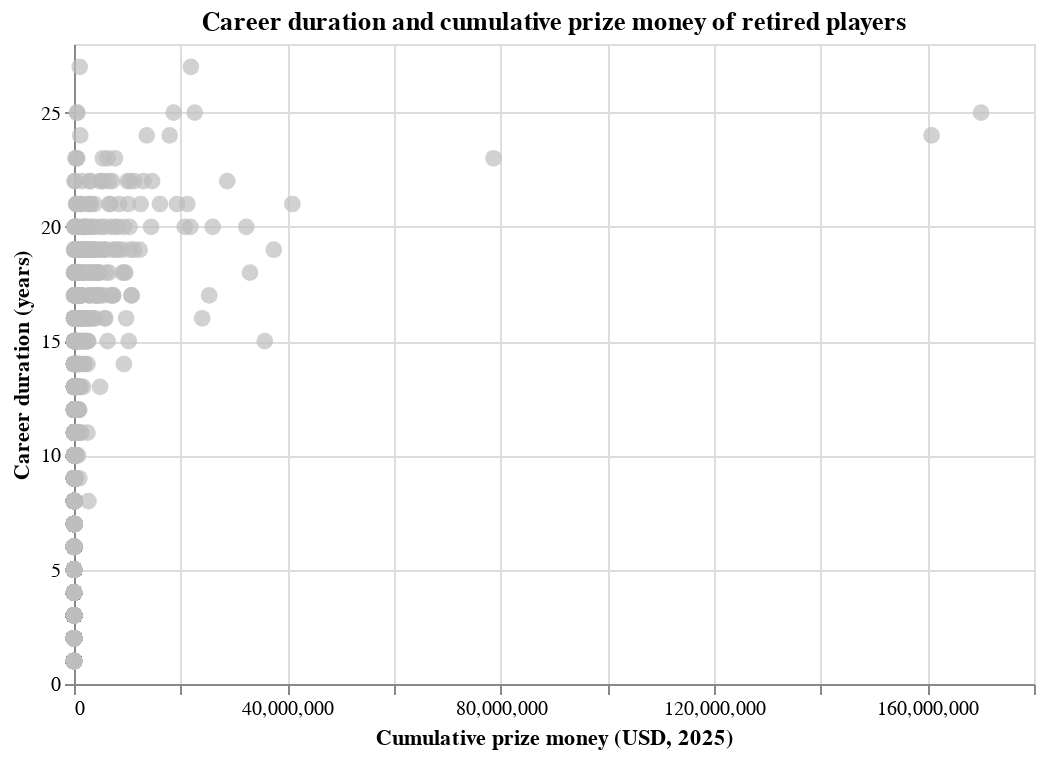

Notebook code cell kept with this figure:
### Code cell
# Create and display a scatter plot of career duration vs. cumulative prize money for retired players
chart = (
    alt.Chart(retired_players)
    #alt.Chart(retired_players[retired_players['total_prize_usd_2025'] <= 1000000])
    .mark_circle(size=70, opacity=0.7, color="#bdbdbd")
    .encode(
        x=alt.X(
            "total_prize_usd_2025:Q",
            title="Cumulative prize money (USD, 2025)",
            axis=alt.Axis(format=",.0f"),
            scale=alt.Scale(zero=True)
        ),
        y=alt.Y(
            "years_on_tour:Q",
            title="Career duration (years)",
            scale=alt.Scale(zero=False)
        ),
        tooltip=[
            alt.Tooltip("player_id:N", title="Player ID"),
            alt.Tooltip("years_on_tour:Q", title="Years on tour"),
            alt.Tooltip(
                "total_prize_usd_2025:Q",
                title="Cumulative prize (USD)",
                format=",.0f"
            ),
            alt.Tooltip("first_year:Q", title="First year"),
            alt.Tooltip("last_year:Q", title="Last year")
        ]
    )
    .properties(
        width=480,
        height=320,
        title="Career duration and cumulative prize money of retired players"
    )
)

chart

### Figure 1 — Vega-Lite specification as saved in the notebook (floating-point values rounded to 4 significant figures; data arrays with more than 128 entries replaced by an {"elided": "..."} marker saying what was removed)
{"config": {"view": {"continuousWidth": 300, "continuousHeight": 300}}, "data": {"name": "data-0d26234ef44465c76cacfe32f2d6a725"}, "mark": {"type": "circle", "color": "#bdbdbd", "opacity": 0.7, "size": 70}, "encoding": {"tooltip": [{"field": "player_id", "title": "Player ID", "type": "nominal"}, {"field": "years_on_tour", "title": "Years on tour", "type": "quantitative"}, {"field": "total_prize_usd_2025", "format": ",.0f", "title": "Cumulative prize (USD)", "type": "quantitative"}, {"field": "first_year", "title": "First year", "type": "quantitative"}, {"field": "last_year", "title": "Last year", "type": "quantitative"}], "x": {"axis": {"format": ",.0f"}, "field": "total_prize_usd_2025", "scale": {"zero": true}, "title": "Cumulative prize money (USD, 2025)", "type": "quantitative"}, "y": {"field": "years_on_tour", "scale": {"zero": false}, "title": "Career duration (years)", "type": "quantitative"}}, "height": 320, "title": "Career duration and cumulative prize money of retired players", "width": 480, "$schema": "https://vega.github.io/schema/vega-lite/v5.20.1.json", "datasets": {"data-0d26234ef44465c76cacfe32f2d6a725": {"elided": "3681 records"}}}
